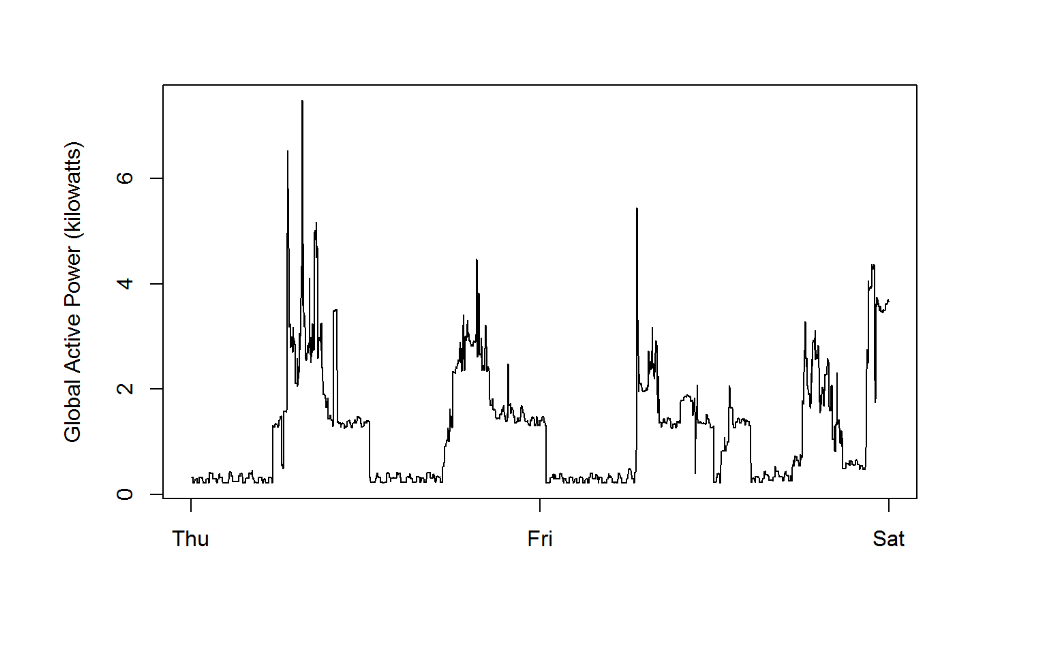

Here is the R script that generated this plot:
Sys.setlocale("LC_TIME", "English")
## [1] "English_United States.1252"
date_converted <- as.Date(data[, 1], format = "%d/%m/%Y")
time_converted <- strptime(data[, 2], format = "%H:%M:%S")
time_axis <- as.POSIXct(paste(date_converted, data[, 2]))
plot(time_axis, data[, 3], xlab = "", ylab = "Global Active Power (kilowatts)", type = "l")
